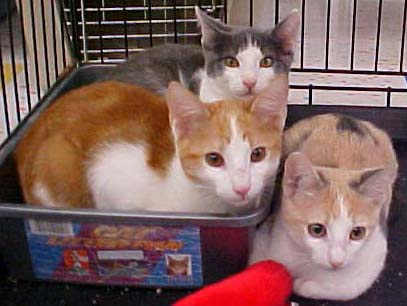
#> input picture cat (127).jpg, 407 x 306 px; its folder holds only this picture in this run
$ python -i main.py   (imports and definitions only)   (older library calls are emulated)
#> lines starting #> are read from the running program, lines starting #| are printed output that depends on the picture

#kullanacağım kütüphaneleri import ettim
import tkinter as tk
from tkinter import PhotoImage
from tkinter import filedialog
from PIL import ImageTk, Image

img_name="" #yükelenecek olan fotoğraf için boş bir değer atadım
# [4 lines not run here, left out]
"""burada dikkat etmeniz gerek siz istediğiniz bir iconu koymak isterseniz bilgisayar
üzerindeki yolunu kopyalayıp yapıştırabilir veya  çalıştığınız dosya içerisine koyabilirsiniz"""

def informationtext(): #projemiz hakkında bilgilendirme içeren pencere için bir fonksiyon
    tpp=tk.Tk() #tpp adında olarak yeni bir pencere oluşturdum
    tpp.geometry("1080x1080")#burada yine uzunluk ve genişliğini ayarladım
    tpp.wm_title("What is Our Project")#pencerinin ismini belirledim
    labelinfo=tk.Label(tpp, text="We are a one group student. We care about street animal"
                                 "cause we made a new project. Our project is cats and dogs classification "
                                 "project...  ", font="helvetica 13") #bir adet label kullanarak
    #istediğim yazıyı yazdım
    labelinfo.pack(side=tk.TOP, pady=5)
    tpp.mainloop()#burayı unutmuyordukk biz kapatana kadar ekran döngüde kalıyor yani karşımızda duruyor


# [1 line that did not run here, left out]
# [1 line not run here, left out]
# [1 line that did not run here, left out]
# [2 lines not run here, left out]
header=tk.Label(text="Welcome Our Image Classification App", fg="black",
                font="Helvetica 30") #başlık ekledik
# [1 line not run here, left out]


def imageresize(img): #yükleyeceğimiz fotoğrafları yeniden boyutlandıracağımız fonksiyon
    img=img.resize((500, 300), Image.ANTIALIAS) #500x300 oranında  yeniden boyutlandırıyorz
    return img


def loadImage(): #fotoğraf yüklemek için tekrar bir fonksiyon oluşturduk.
    #fonksiyon içinde global değerlerimizi  atadık
    global img_jpg
    global img_name
    global foto
    img_name=filedialog.askopenfilename(initialdir=r"C:\Users\metin\Desktop\PetImages",
                                        title="select an image file")
#> the answer given: cat (127).jpg
    """yukarıdaki kodda parantez öncesi kısım bize bilgisayarımız içerisinden bir dosya açtırıyor
    daha sonra seçeneklerimizden ilki initialdir açılan pencerenin nereden açılmasını istediğimizi
    yol olarak belirtiyoruz title ise pencerede yazan kullanıca göstermek istediğimiz text oluyor"""

    img_jpg=img_name.split("/")[-1].split(".")[0]
    r"""   yukarıdaki kod ile beraber açtığımız fotoğrafın ilk olarak yolunu / bölerek yani
    C:\Users\metin\Desktop\PetImages\photo.jpg burada işaretlerin arasını bölerek elimizde şöyle bir
    liste bırakıyor [C: , Users , Desktop, PetImages, photo.jpg] bu listeden sonuncusunu alıyoruz yani photo.jpg
    bunu tekrardan . ya bölüyor ve ilk öğeyi alıyoruz yani photo yazan kısmı böyle yaparak şuan elimizde bulunmayan
    sınıflandırma modeli yerine dosya isminde sınıflandırma çıktısı almayı planladım"""

    img=Image.open(img_name) #fotoğrafı açıyoruz
#> img is the input picture: PIL image 407x306 RGB; mean R, G, B 127.9, 98.2, 94.1
    img=imageresize(img)#fotoğrafı yeniden boyutlandırıyoruz
#> in imageresize, `img=img.resize((500, 300), Image.ANTIALIAS)`:
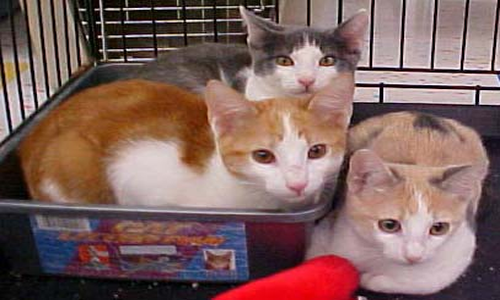
#> img: PIL image 500x300 RGB; mean R, G, B 127.9, 98.3, 94.2
    img=ImageTk.PhotoImage(img) #fotoğrafı yüklüyoruz
#> (the run stopped early here; a loop or call above may not have finished)

$ run again, on dog (10).jpg
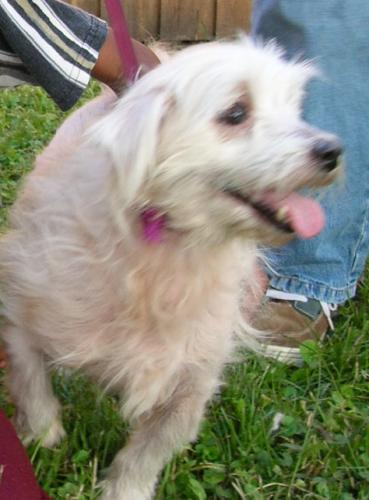
#> input picture dog (10).jpg, 369 x 500 px
#> in loadImage, img is the input picture: PIL image 369x500 RGB; mean R, G, B 138.5, 138.6, 123.3
#> in imageresize, `img=img.resize((500, 300), Image.ANTIALIAS)`:
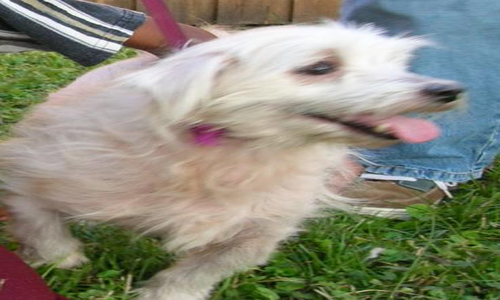
#> img: PIL image 500x300 RGB; mean R, G, B 138.5, 138.6, 123.3

$ run again, on dog (7).jpg
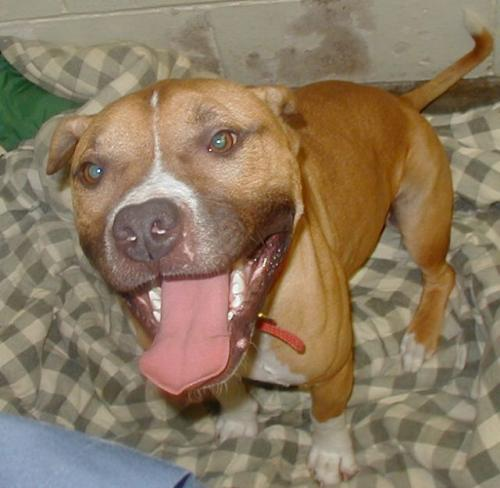
#> input picture dog (7).jpg, 500 x 488 px
#> in loadImage, img is the input picture: PIL image 500x488 RGB; mean R, G, B 138.4, 120.4, 96
#> in imageresize, `img=img.resize((500, 300), Image.ANTIALIAS)`:
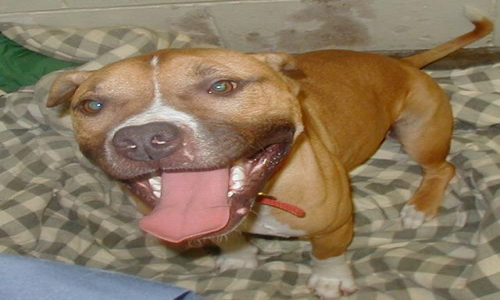
#> img: PIL image 500x300 RGB; mean R, G, B 138.4, 120.4, 96

$ run again, on cat (19).jpg
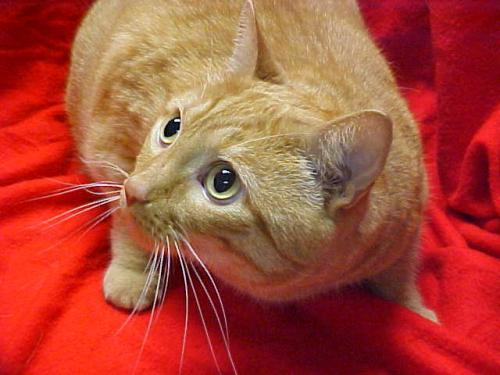
#> input picture cat (19).jpg, 500 x 375 px
#> in loadImage, img is the input picture: PIL image 500x375 RGB; mean R, G, B 169.7, 74.3, 57.4
#> in imageresize, `img=img.resize((500, 300), Image.ANTIALIAS)`:
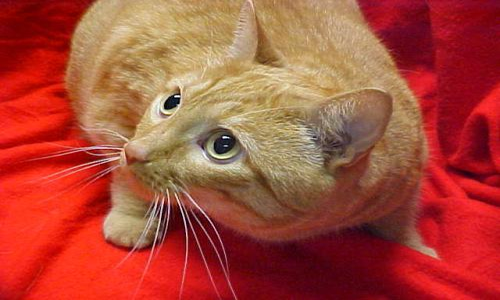
#> img: PIL image 500x300 RGB; mean R, G, B 169.6, 74.3, 57.4

$ run again, on cat (28).jpg
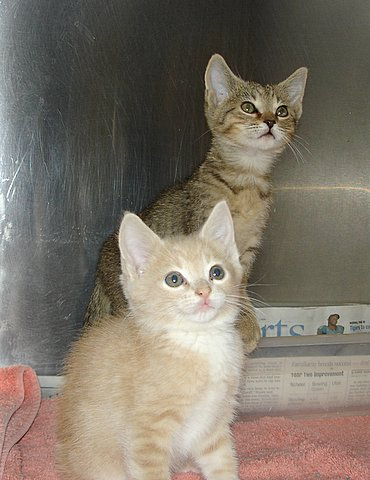
#> input picture cat (28).jpg, 370 x 480 px
#> in loadImage, img is the input picture: PIL image 370x480 RGB; mean R, G, B 125.6, 116.8, 104.5
#> in imageresize, `img=img.resize((500, 300), Image.ANTIALIAS)`:
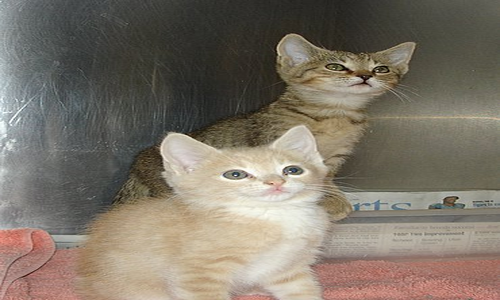
#> img: PIL image 500x300 RGB; mean R, G, B 125.6, 116.8, 104.5
